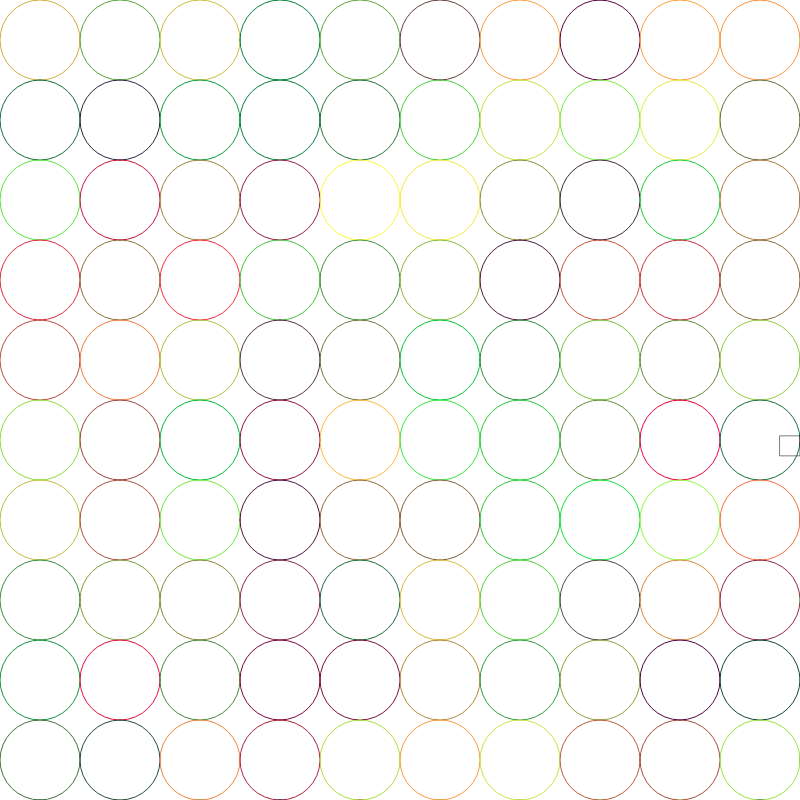
Frame 1 (no input)
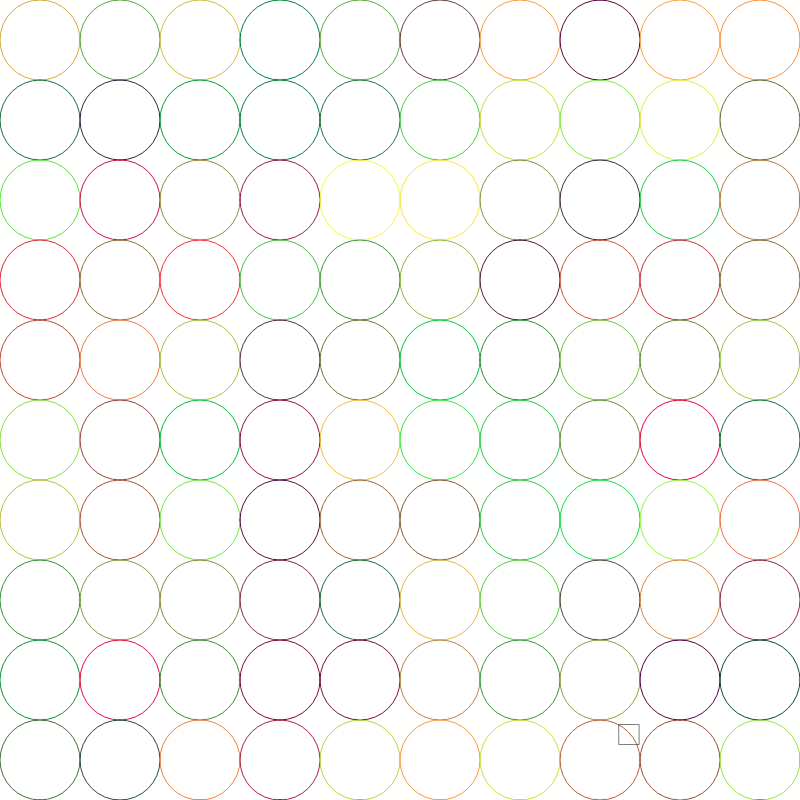
Frame 60 (no input)
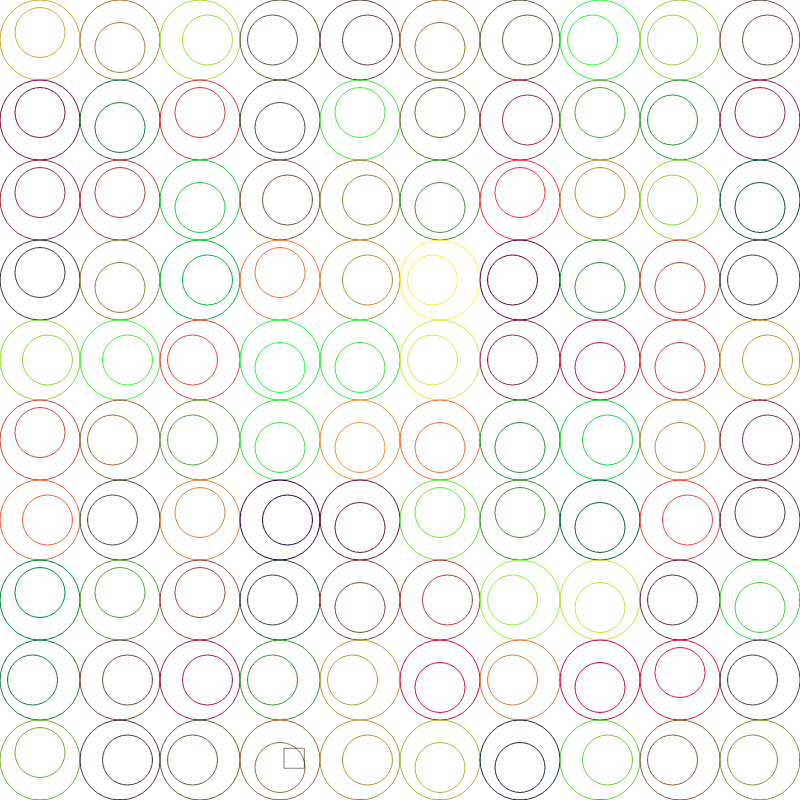
Frame 120 (the mouse pressed at the canvas centre since frame 60)

The p5.js sketch that drew these frames (run headless with seeded random() and noise() and a simulated clock; from frame 60 on, the mouse is pressed at the canvas centre):

// p5.js sketch
// ── sketch.js
'use strict';
var tileWidth = 0;
var tileHeight = 0;

var circleCount = 0;
var endSize = 0;
var endOffset = 0;

var actRandomSeed = 0;
var numCircles = 0;

var rowColor = 0;

function setup() {
  createCanvas(800, 800);
  tileWidth = width / 10;
  tileHeight = height / 10;
  noFill();
  stroke(0, 128);
}

function draw() {
  background(255);
  randomSeed(actRandomSeed);

  translate(tileWidth / 2, tileHeight / 2);

  circleCount = numCircles + 1;
  endSize = map(mouseX, 0, max(width, mouseX), tileWidth / 2, 0);
  endOffset = map(mouseY, 0, max(height, mouseY), 0, (tileWidth - endSize) / 2);
  rowColor = int(random(0, 255));
  for (var gridY = 0; gridY <= 10; gridY++) {
    for (var gridX = 0; gridX <= 10; gridX++) {
      push();
      translate(tileWidth * gridX, tileHeight * gridY);
      scale(1, tileHeight / tileWidth);

      var toggle = int(random(0, 4));
      if (toggle == 0) rotate(-HALF_PI);
      if (toggle == 1) rotate(0);
      if (toggle == 2) rotate(HALF_PI);
      if (toggle == 3) rotate(PI);

      stroke(int(random(0, 255)), int(random(0, 255)), rowColor);
      // draw module
      for (var i = 0; i < circleCount; i++) {
        var diameter = map(i, 0, circleCount, tileWidth, endSize);
        var offset = map(i, 0, circleCount, 0, endOffset);
        ellipse(offset, 0, diameter, diameter);
        var secondToggle = int(random(0, 2));
        if (secondToggle == 0) rotate(-HALF_PI);
        if (secondToggle == 1) rotate(HALF_PI);
      }
      pop();
    }
  }
  rectMode(CENTER);
  translate(width / 2, height / 2);
  translate(p5.Vector.fromAngle(millis() / 1000, 350));
  rect(0, 0, 20, 20);
}

function mousePressed() {
  numCircles ++;
}
